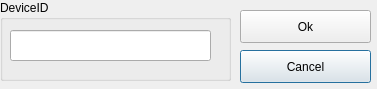
<ui version="4.0" >
 <class>DeviceIDDlg</class>
 <widget class="QDialog" name="DeviceIDDlg" >
  <property name="geometry" >
   <rect>
    <x>0</x>
    <y>0</y>
    <width>377</width>
    <height>89</height>
   </rect>
  </property>
  <property name="windowTitle" >
   <string>Dialog</string>
  </property>
  <widget class="QPushButton" name="cancelPushButton" >
   <property name="geometry" >
    <rect>
     <x>240</x>
     <y>50</y>
     <width>131</width>
     <height>33</height>
    </rect>
   </property>
   <property name="text" >
    <string>Cancel</string>
   </property>
  </widget>
  <widget class="QGroupBox" name="groupBox" >
   <property name="geometry" >
    <rect>
     <x>0</x>
     <y>0</y>
     <width>231</width>
     <height>81</height>
    </rect>
   </property>
   <property name="title" >
    <string>DeviceID</string>
   </property>
   <widget class="QLineEdit" name="deviceIDLineEdit" >
    <property name="geometry" >
     <rect>
      <x>10</x>
      <y>30</y>
      <width>201</width>
      <height>31</height>
     </rect>
    </property>
   </widget>
  </widget>
  <widget class="QPushButton" name="okPushButton" >
   <property name="geometry" >
    <rect>
     <x>240</x>
     <y>10</y>
     <width>131</width>
     <height>33</height>
    </rect>
   </property>
   <property name="text" >
    <string>Ok</string>
   </property>
  </widget>
 </widget>
 <resources/>
 <connections>
  <connection>
   <sender>okPushButton</sender>
   <signal>clicked()</signal>
   <receiver>DeviceIDDlg</receiver>
   <slot>accept()</slot>
   <hints>
    <hint type="sourcelabel" >
     <x>334</x>
     <y>26</y>
    </hint>
    <hint type="destinationlabel" >
     <x>199</x>
     <y>149</y>
    </hint>
   </hints>
  </connection>
  <connection>
   <sender>cancelPushButton</sender>
   <signal>clicked()</signal>
   <receiver>DeviceIDDlg</receiver>
   <slot>reject()</slot>
   <hints>
    <hint type="sourcelabel" >
     <x>334</x>
     <y>66</y>
    </hint>
    <hint type="destinationlabel" >
     <x>199</x>
     <y>149</y>
    </hint>
   </hints>
  </connection>
 </connections>
</ui>
